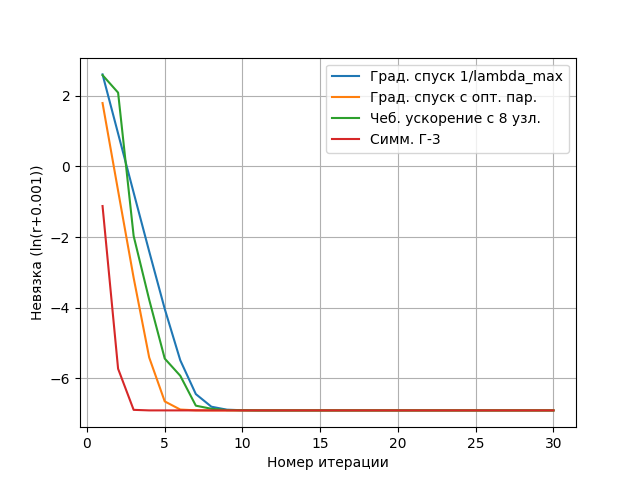

Generate this figure with Python:
import matplotlib.pyplot as plt
import math

with open("data1-1.txt") as f:
    x1 = [int(i.split()[0])+1 for i in f.readlines()[:30]]
    f.seek(0)
    y1 = [math.log(float(i.split()[1])+0.001) for i in f.readlines()[:30]]

with open("data1-2.txt") as f:
    x2 = [int(i.split()[0])+1 for i in f.readlines()[:30]]
    f.seek(0)
    y2 = [math.log(float(i.split()[1])+0.001) for i in f.readlines()[:30]]

with open("data1-3.txt") as f:
    x3 = [int(i.split()[0])+1 for i in f.readlines()[:30]]
    f.seek(0)
    y3 = [math.log(float(i.split()[1])+0.001) for i in f.readlines()[:30]]

with open("data1-4.txt") as f:
    x4 = [int(i.split()[0])+1 for i in f.readlines()[:30]]
    f.seek(0)
    y4 = [math.log(float(i.split()[1])+0.001) for i in f.readlines()[:30]]

plt.plot(x1, y1, label='Град. спуск 1/lambda_max')
plt.plot(x2, y2, label='Град. спуск c опт. пар.')
plt.plot(x3, y3, label='Чеб. ускорение c 8 узл.')
plt.plot(x4, y4, label='Симм. Г-3')
plt.xlabel("Номер итерации")
plt.ylabel("Невязка (ln(r+0.001))")
plt.grid()
plt.legend()
plt.savefig("task1.png")